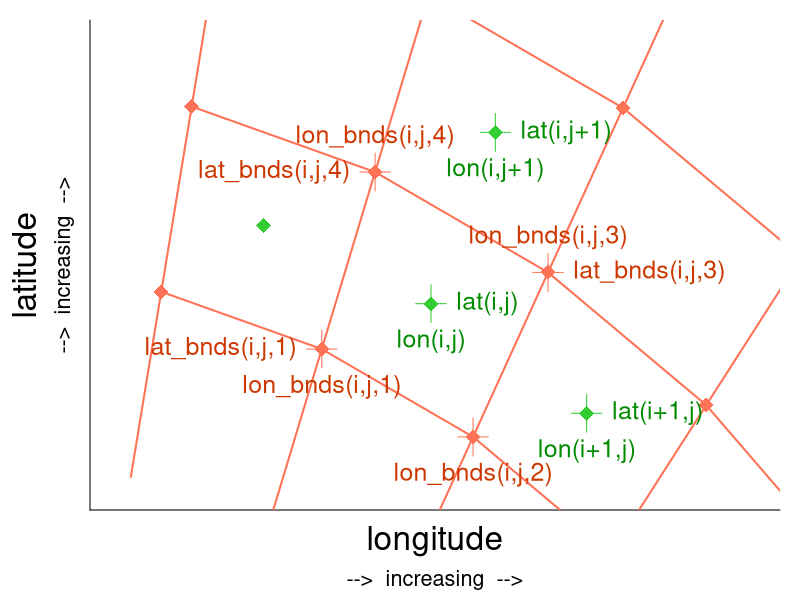

Recreate this plot in R.
# define lat and lon
lon = 10:10
lat = 54:54

# sphere with radius and lon-center and lat-center
radius_grid_lower = 6
radius_grid_low = 7
radius_cell = c(7.5, 7.5, 7.5, 8.5)
radius_grid_high = 8
radius_grid_higher = 9
radius_grid_evenhigher = 10
clon =  7.0
clat = 47.1

## angles center
# 56, 65, 74
## angles bnds
# 51.5, 60.5, 69.5, 78.5

angles_cell = c(56, 65, 74, 65)
angles_grid = c(42.5, 51.5, 60.5, 69.5, 78.5)
pi = 3.14
# grid lines above grid cells
ulon_grid_lower = radius_grid_lower * cos(angles_grid/180*pi) + clon
ulat_grid_lower = radius_grid_lower * sin(angles_grid/180*pi) + clat
ulon_grid_low = radius_grid_low * cos(angles_grid/180*pi) + clon
ulat_grid_low = radius_grid_low * sin(angles_grid/180*pi) + clat
# grid cell center coordinates
ulon_cell = radius_cell * cos(angles_cell/180*pi) + clon
ulat_cell = radius_cell * sin(angles_cell/180*pi) + clat
# grid lines below grid cells
ulon_grid_high = radius_grid_high * cos(angles_grid/180*pi) + clon
ulat_grid_high = radius_grid_high * sin(angles_grid/180*pi) + clat
ulon_grid_higher = radius_grid_higher * cos(angles_grid/180*pi) + clon
ulat_grid_higher = radius_grid_higher * sin(angles_grid/180*pi) + clat
ulon_grid_evenhigher = radius_grid_evenhigher * cos(angles_grid/180*pi) + clon
ulat_grid_evenhigher = radius_grid_evenhigher * sin(angles_grid/180*pi) + clat
# radial grid lines
rlon_grid = rbind(ulon_grid_lower, ulon_grid_low, ulon_grid_high, ulon_grid_higher, ulon_grid_evenhigher, NA)
rlat_grid = rbind(ulat_grid_lower, ulat_grid_low, ulat_grid_high, ulat_grid_higher, ulat_grid_evenhigher, NA)


lon_bnds = (10:11) - 0.5
lat_bnds = (54:55) - 0.5

dlon_solid = 0.4
dlat_solid = 0.4
dlon_dot = 1.4
dlat_dot = 0.6
dlon_text1 = 0.1
dlat_text1 = 0.1
dlon_max = 1.8
dlat_max = 0.8

nlon = length(lon)
nlat = length(lat)


# colors
col_grid_draw = 'coral1'
col_grid_text = 'orangered3'
col_cell_draw = 'limegreen'
col_cell_text = 'green4'


# write plot to file
# png('pics/case_2D_a.png', width = 500, height = 350)
pdf('pics/case_2D_a.pdf', width = 7, height = 5.2, paper='special')
par(mar = c(4.5, 4.5, 1, 1))


# create base plot
plot(c(ulon_cell[2]), c(ulat_cell[2]),
     xlab = ' ', ylab = '',
     xlim = c(lon_bnds[1] - dlon_dot, lon_bnds[nlon+1] + dlon_max),
     ylim = c(lat_bnds[1] - dlat_dot, lat_bnds[nlat+1] + dlat_max),
     xaxt = 'n', yaxt = 'n',
     bty = 'n', type = 'n')
axis(1, at = c(0, 360))
axis(2, at = c(0, 360))
mtext('longitude', 1, line = +1.2, cex = 2)
mtext('-->  increasing  -->', 1, line = +3, cex = 1.3)
mtext('latitude', 2, line = 2.5, cex = 2)
mtext('-->  increasing  -->', 2, line = 0.8, cex = 1.3)


# add grid ----
# grid lines, solid
lines(ulon_grid_low, ulat_grid_low, col = col_grid_draw, lwd = 2)
lines(ulon_grid_high, ulat_grid_high, col = col_grid_draw, lwd = 2)
lines(ulon_grid_higher, ulat_grid_higher, col = col_grid_draw, lwd = 2)
lines(rlon_grid, rlat_grid, col = col_grid_draw, lwd = 2)

# lines through grid intersection points
# lines(c(ulon_grid_low[4], ulon_grid_low[4]), c(ulat_grid_low[4] - dlat_text1, ulat_grid_low[4] + dlat_text1), col = col_grid_draw)
# lines(c(ulon_grid_low[4] - dlon_text1, ulon_grid_low[4] + dlon_text1), c(ulat_grid_low[4], ulat_grid_low[4]), col = col_grid_draw)
lines(rbind(ulon_grid_low[3:4], ulon_grid_low[3:4], NA), rbind(ulat_grid_low[3:4] - dlat_text1, ulat_grid_low[3:4] + dlat_text1, NA), col = col_grid_draw)
lines(rbind(ulon_grid_low[3:4] - dlon_text1, ulon_grid_low[3:4] + dlon_text1, NA), rbind(ulat_grid_low[3:4], ulat_grid_low[3:4], NA), col = col_grid_draw)
lines(rbind(ulon_grid_high[3:4], ulon_grid_high[3:4], NA), rbind(ulat_grid_high[3:4] - dlat_text1, ulat_grid_high[3:4] + dlat_text1, NA), col = col_grid_draw)
lines(rbind(ulon_grid_high[3:4] - dlon_text1, ulon_grid_high[3:4] + dlon_text1, NA), rbind(ulat_grid_high[3:4], ulat_grid_high[3:4], NA), col = col_grid_draw)

# dots on grid intersection
points(ulon_grid_low, ulat_grid_low, pch = 18, cex = 2, col = col_grid_draw)
points(ulon_grid_high, ulat_grid_high, pch = 18, cex = 2, col = col_grid_draw)
points(ulon_grid_higher, ulat_grid_higher, pch = 18, cex = 2, col = col_grid_draw)


# lines through grid cell center
lines(c(ulon_cell[2], ulon_cell[2]), c(ulat_cell[2] - dlat_text1, ulat_cell[2] + dlat_text1), col = col_cell_draw)
lines(c(ulon_cell[2] - dlon_text1, ulon_cell[2] + dlon_text1), c(ulat_cell[2], ulat_cell[2]), col = col_cell_draw)
lines(c(ulon_cell[1], ulon_cell[1]), c(ulat_cell[1] - dlat_text1, ulat_cell[1] + dlat_text1), col = col_cell_draw)
lines(c(ulon_cell[1] - dlon_text1, ulon_cell[1] + dlon_text1), c(ulat_cell[1], ulat_cell[1]), col = col_cell_draw)
lines(c(ulon_cell[4], ulon_cell[4]), c(ulat_cell[4] - dlat_text1, ulat_cell[4] + dlat_text1), col = col_cell_draw)
lines(c(ulon_cell[4] - dlon_text1, ulon_cell[4] + dlon_text1), c(ulat_cell[4], ulat_cell[4]), col = col_cell_draw)

# dots in the grid cell center
points(ulon_cell, ulat_cell, pch = 18, cex = 2, col = col_cell_draw)


# add text ----
# bnds
text(ulon_grid_low[4], ulat_grid_low[4] - dlat_text1, 'lon_bnds(i,j,1)', col = col_grid_text, cex = 1.5, pos = 1)
text(ulon_grid_low[4] - dlon_text1, ulat_grid_low[4], 'lat_bnds(i,j,1)', col = col_grid_text, cex = 1.5, pos = 2)
text(ulon_grid_low[3], ulat_grid_low[3] - dlat_text1, 'lon_bnds(i,j,2)', col = col_grid_text, cex = 1.5, pos = 1)
# text(ulon_grid_low[3] - dlon_text1, ulat_grid_low[3], 'lat_bnds(i,j,2)', col = col_grid_text, cex = 1.5, pos = 2)
text(ulon_grid_high[3], ulat_grid_high[3] + dlat_text1, 'lon_bnds(i,j,3)', col = col_grid_text, cex = 1.5, pos = 3)
text(ulon_grid_high[3] + dlon_text1, ulat_grid_high[3], 'lat_bnds(i,j,3)', col = col_grid_text, cex = 1.5, pos = 4)
text(ulon_grid_high[4], ulat_grid_high[4] + dlat_text1, 'lon_bnds(i,j,4)', col = col_grid_text, cex = 1.5, pos = 3)
text(ulon_grid_high[4] - dlon_text1, ulat_grid_high[4], 'lat_bnds(i,j,4)', col = col_grid_text, cex = 1.5, pos = 2)

# grid cell center
text(ulon_cell[2], ulat_cell[2] - dlat_text1, 'lon(i,j)', col = col_cell_text, cex = 1.5, pos = 1)
text(ulon_cell[2] + dlon_text1, ulat_cell[2], 'lat(i,j)', col = col_cell_text, cex = 1.5, pos = 4)
text(ulon_cell[1], ulat_cell[1] - dlat_text1, 'lon(i+1,j)', col = col_cell_text, cex = 1.5, pos = 1)
text(ulon_cell[1] + dlon_text1, ulat_cell[1], 'lat(i+1,j)', col = col_cell_text, cex = 1.5, pos = 4)
text(ulon_cell[4], ulat_cell[4] - dlat_text1, 'lon(i,j+1)', col = col_cell_text, cex = 1.5, pos = 1)
text(ulon_cell[4] + dlon_text1, ulat_cell[4], 'lat(i,j+1)', col = col_cell_text, cex = 1.5, pos = 4)


# close picture output device
dev.off()

